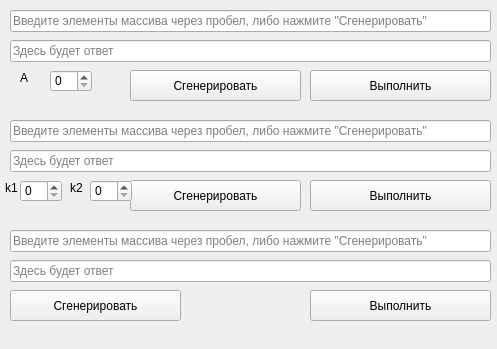
<?xml version="1.0" encoding="UTF-8"?>
<ui version="4.0">
 <class>Form</class>
 <widget class="QWidget" name="Form">
  <property name="geometry">
   <rect>
    <x>0</x>
    <y>0</y>
    <width>497</width>
    <height>349</height>
   </rect>
  </property>
  <property name="windowTitle">
   <string>Лабораторная работа №6. Часть 1</string>
  </property>
  <widget class="QLineEdit" name="boxF1a">
   <property name="geometry">
    <rect>
     <x>10</x>
     <y>10</y>
     <width>481</width>
     <height>22</height>
    </rect>
   </property>
   <property name="placeholderText">
    <string>Введите элементы массива через пробел, либо нажмите &quot;Сгенерировать&quot;</string>
   </property>
  </widget>
  <widget class="QPushButton" name="buttonF1aGen">
   <property name="geometry">
    <rect>
     <x>130</x>
     <y>70</y>
     <width>171</width>
     <height>31</height>
    </rect>
   </property>
   <property name="text">
    <string>Сгенерировать</string>
   </property>
  </widget>
  <widget class="QPushButton" name="buttonF1aEval">
   <property name="geometry">
    <rect>
     <x>310</x>
     <y>70</y>
     <width>181</width>
     <height>31</height>
    </rect>
   </property>
   <property name="text">
    <string>Выполнить</string>
   </property>
  </widget>
  <widget class="QPushButton" name="buttonF1bGen">
   <property name="geometry">
    <rect>
     <x>130</x>
     <y>180</y>
     <width>171</width>
     <height>31</height>
    </rect>
   </property>
   <property name="text">
    <string>Сгенерировать</string>
   </property>
  </widget>
  <widget class="QPushButton" name="buttonF1bEval">
   <property name="geometry">
    <rect>
     <x>310</x>
     <y>180</y>
     <width>181</width>
     <height>31</height>
    </rect>
   </property>
   <property name="text">
    <string>Выполнить</string>
   </property>
  </widget>
  <widget class="QLineEdit" name="boxF1b">
   <property name="geometry">
    <rect>
     <x>10</x>
     <y>120</y>
     <width>481</width>
     <height>22</height>
    </rect>
   </property>
   <property name="placeholderText">
    <string>Введите элементы массива через пробел, либо нажмите &quot;Сгенерировать&quot;</string>
   </property>
  </widget>
  <widget class="QLineEdit" name="boxF2">
   <property name="geometry">
    <rect>
     <x>10</x>
     <y>230</y>
     <width>481</width>
     <height>22</height>
    </rect>
   </property>
   <property name="placeholderText">
    <string>Введите элементы массива через пробел, либо нажмите &quot;Сгенерировать&quot;</string>
   </property>
  </widget>
  <widget class="QPushButton" name="buttonF2Gen">
   <property name="geometry">
    <rect>
     <x>10</x>
     <y>290</y>
     <width>171</width>
     <height>31</height>
    </rect>
   </property>
   <property name="text">
    <string>Сгенерировать</string>
   </property>
  </widget>
  <widget class="QPushButton" name="buttonF2Eval">
   <property name="geometry">
    <rect>
     <x>310</x>
     <y>290</y>
     <width>181</width>
     <height>31</height>
    </rect>
   </property>
   <property name="text">
    <string>Выполнить</string>
   </property>
  </widget>
  <widget class="QLineEdit" name="boxF1aAns">
   <property name="geometry">
    <rect>
     <x>10</x>
     <y>40</y>
     <width>481</width>
     <height>22</height>
    </rect>
   </property>
   <property name="readOnly">
    <bool>true</bool>
   </property>
   <property name="placeholderText">
    <string>Здесь будет ответ</string>
   </property>
  </widget>
  <widget class="QLineEdit" name="boxF1bAns">
   <property name="geometry">
    <rect>
     <x>10</x>
     <y>150</y>
     <width>481</width>
     <height>22</height>
    </rect>
   </property>
   <property name="readOnly">
    <bool>true</bool>
   </property>
   <property name="placeholderText">
    <string>Здесь будет ответ</string>
   </property>
  </widget>
  <widget class="QLineEdit" name="boxF2Ans">
   <property name="geometry">
    <rect>
     <x>10</x>
     <y>260</y>
     <width>481</width>
     <height>22</height>
    </rect>
   </property>
   <property name="readOnly">
    <bool>true</bool>
   </property>
   <property name="placeholderText">
    <string>Здесь будет ответ</string>
   </property>
  </widget>
  <widget class="QLabel" name="labelF1aA">
   <property name="geometry">
    <rect>
     <x>20</x>
     <y>70</y>
     <width>31</width>
     <height>16</height>
    </rect>
   </property>
   <property name="text">
    <string>A</string>
   </property>
  </widget>
  <widget class="QSpinBox" name="boxF1aA">
   <property name="geometry">
    <rect>
     <x>50</x>
     <y>70</y>
     <width>42</width>
     <height>22</height>
    </rect>
   </property>
  </widget>
  <widget class="QLabel" name="labelF1bK1">
   <property name="geometry">
    <rect>
     <x>5</x>
     <y>180</y>
     <width>16</width>
     <height>16</height>
    </rect>
   </property>
   <property name="text">
    <string>k1</string>
   </property>
  </widget>
  <widget class="QLabel" name="labelF1bK2">
   <property name="geometry">
    <rect>
     <x>70</x>
     <y>180</y>
     <width>16</width>
     <height>16</height>
    </rect>
   </property>
   <property name="text">
    <string>k2</string>
   </property>
  </widget>
  <widget class="QSpinBox" name="boxF1bK1">
   <property name="geometry">
    <rect>
     <x>20</x>
     <y>180</y>
     <width>42</width>
     <height>22</height>
    </rect>
   </property>
  </widget>
  <widget class="QSpinBox" name="boxF1bK2">
   <property name="geometry">
    <rect>
     <x>90</x>
     <y>180</y>
     <width>42</width>
     <height>22</height>
    </rect>
   </property>
   <property name="minimum">
    <number>0</number>
   </property>
   <property name="value">
    <number>0</number>
   </property>
  </widget>
 </widget>
 <resources/>
 <connections/>
</ui>
